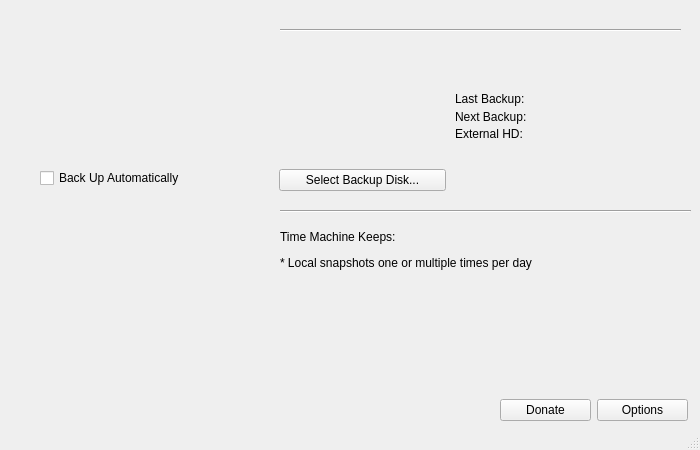
<?xml version="1.0" encoding="UTF-8"?>
<ui version="4.0">
 <class>TimeMachine</class>
 <widget class="QMainWindow" name="TimeMachine">
  <property name="geometry">
   <rect>
    <x>0</x>
    <y>0</y>
    <width>700</width>
    <height>450</height>
   </rect>
  </property>
  <property name="minimumSize">
   <size>
    <width>700</width>
    <height>450</height>
   </size>
  </property>
  <property name="maximumSize">
   <size>
    <width>700</width>
    <height>450</height>
   </size>
  </property>
  <property name="windowTitle">
   <string>MainWindow</string>
  </property>
  <property name="windowIcon">
   <iconset>
    <normaloff>:/newPrefix/icons/backup.png</normaloff>:/newPrefix/icons/backup.png</iconset>
  </property>
  <property name="tabShape">
   <enum>QTabWidget::Rounded</enum>
  </property>
  <widget class="QWidget" name="centralwidget">
   <widget class="Line" name="line_2">
    <property name="geometry">
     <rect>
      <x>280</x>
      <y>20</y>
      <width>401</width>
      <height>20</height>
     </rect>
    </property>
    <property name="orientation">
     <enum>Qt::Horizontal</enum>
    </property>
   </widget>
   <widget class="QWidget" name="layoutWidget">
    <property name="geometry">
     <rect>
      <x>279</x>
      <y>50</y>
      <width>167</width>
      <height>141</height>
     </rect>
    </property>
    <layout class="QVBoxLayout" name="verticalLayout">
     <item>
      <widget class="QLabel" name="label_last_backup_3">
       <property name="autoFillBackground">
        <bool>false</bool>
       </property>
       <property name="text">
        <string>&lt;html&gt;&lt;head/&gt;&lt;body&gt;&lt;p align=&quot;center&quot;&gt;&lt;img src=&quot;:/newPrefix/restore_48.png&quot;/&gt;&lt;/p&gt;&lt;/body&gt;&lt;/html&gt;</string>
       </property>
      </widget>
     </item>
     <item>
      <widget class="QPushButton" name="button_disk">
       <property name="styleSheet">
        <string notr="true">QPushBUutton{
border-radius:25px;
}</string>
       </property>
       <property name="text">
        <string>Select Backup Disk...</string>
       </property>
      </widget>
     </item>
    </layout>
   </widget>
   <widget class="QWidget" name="layoutWidget">
    <property name="geometry">
     <rect>
      <x>40</x>
      <y>30</y>
      <width>167</width>
      <height>158</height>
     </rect>
    </property>
    <layout class="QVBoxLayout" name="verticalLayout_3">
     <item>
      <widget class="QLabel" name="label_last_backup_2">
       <property name="autoFillBackground">
        <bool>false</bool>
       </property>
       <property name="text">
        <string>&lt;html&gt;&lt;head/&gt;&lt;body&gt;&lt;p align=&quot;center&quot;&gt;&lt;img src=&quot;:/newPrefix/backup.png&quot;/&gt;&lt;/p&gt;&lt;/body&gt;&lt;/html&gt;</string>
       </property>
      </widget>
     </item>
     <item>
      <widget class="QCheckBox" name="auto_checkbox">
       <property name="text">
        <string>Back Up Automatically</string>
       </property>
      </widget>
     </item>
    </layout>
   </widget>
   <widget class="QWidget" name="layoutWidget">
    <property name="geometry">
     <rect>
      <x>280</x>
      <y>210</y>
      <width>411</width>
      <height>71</height>
     </rect>
    </property>
    <layout class="QGridLayout" name="gridLayout">
     <item row="1" column="0">
      <widget class="QLabel" name="label_txt">
       <property name="text">
        <string>&lt;html&gt;&lt;head/&gt;&lt;body&gt;&lt;p&gt;Time Machine Keeps:&lt;/p&gt;&lt;p&gt;* Local snapshots one or multiple times per day&lt;/p&gt;&lt;/body&gt;&lt;/html&gt;</string>
       </property>
      </widget>
     </item>
     <item row="0" column="0">
      <widget class="Line" name="line">
       <property name="orientation">
        <enum>Qt::Horizontal</enum>
       </property>
      </widget>
     </item>
    </layout>
   </widget>
   <widget class="QWidget" name="layoutWidget">
    <property name="geometry">
     <rect>
      <x>500</x>
      <y>390</y>
      <width>188</width>
      <height>41</height>
     </rect>
    </property>
    <layout class="QHBoxLayout" name="horizontalLayout">
     <property name="spacing">
      <number>6</number>
     </property>
     <property name="leftMargin">
      <number>0</number>
     </property>
     <property name="topMargin">
      <number>0</number>
     </property>
     <property name="rightMargin">
      <number>0</number>
     </property>
     <item>
      <widget class="QPushButton" name="button_donate">
       <property name="text">
        <string>Donate</string>
       </property>
      </widget>
     </item>
     <item>
      <widget class="QPushButton" name="button_options">
       <property name="text">
        <string>Options</string>
       </property>
      </widget>
     </item>
    </layout>
   </widget>
   <widget class="QLabel" name="label_last_backup">
    <property name="geometry">
     <rect>
      <x>455</x>
      <y>90</y>
      <width>231</width>
      <height>18</height>
     </rect>
    </property>
    <property name="autoFillBackground">
     <bool>false</bool>
    </property>
    <property name="text">
     <string>&lt;html&gt;&lt;head/&gt;&lt;body&gt;&lt;p&gt;Last Backup: &lt;/p&gt;&lt;/body&gt;&lt;/html&gt;</string>
    </property>
   </widget>
   <widget class="QLabel" name="label_usb_name">
    <property name="geometry">
     <rect>
      <x>455</x>
      <y>50</y>
      <width>229</width>
      <height>36</height>
     </rect>
    </property>
    <property name="autoFillBackground">
     <bool>false</bool>
    </property>
    <property name="text">
     <string>&lt;html&gt;&lt;head/&gt;&lt;body&gt;&lt;p&gt;&lt;br/&gt;&lt;/p&gt;&lt;/body&gt;&lt;/html&gt;</string>
    </property>
   </widget>
   <widget class="QLabel" name="label_next_backup">
    <property name="geometry">
     <rect>
      <x>455</x>
      <y>108</y>
      <width>221</width>
      <height>18</height>
     </rect>
    </property>
    <property name="autoFillBackground">
     <bool>false</bool>
    </property>
    <property name="text">
     <string>&lt;html&gt;&lt;head/&gt;&lt;body&gt;&lt;p&gt;Next Backup: &lt;/p&gt;&lt;/body&gt;&lt;/html&gt;</string>
    </property>
   </widget>
   <widget class="QLabel" name="label_external_hd">
    <property name="geometry">
     <rect>
      <x>455</x>
      <y>125</y>
      <width>231</width>
      <height>18</height>
     </rect>
    </property>
    <property name="autoFillBackground">
     <bool>false</bool>
    </property>
    <property name="text">
     <string>&lt;html&gt;&lt;head/&gt;&lt;body&gt;&lt;p&gt;External HD:&lt;/p&gt;&lt;/body&gt;&lt;/html&gt;</string>
    </property>
   </widget>
  </widget>
  <widget class="QStatusBar" name="statusbar"/>
 </widget>
 <resources>
  <include location="icons/timemachine.qrc"/>
 </resources>
 <connections/>
</ui>
